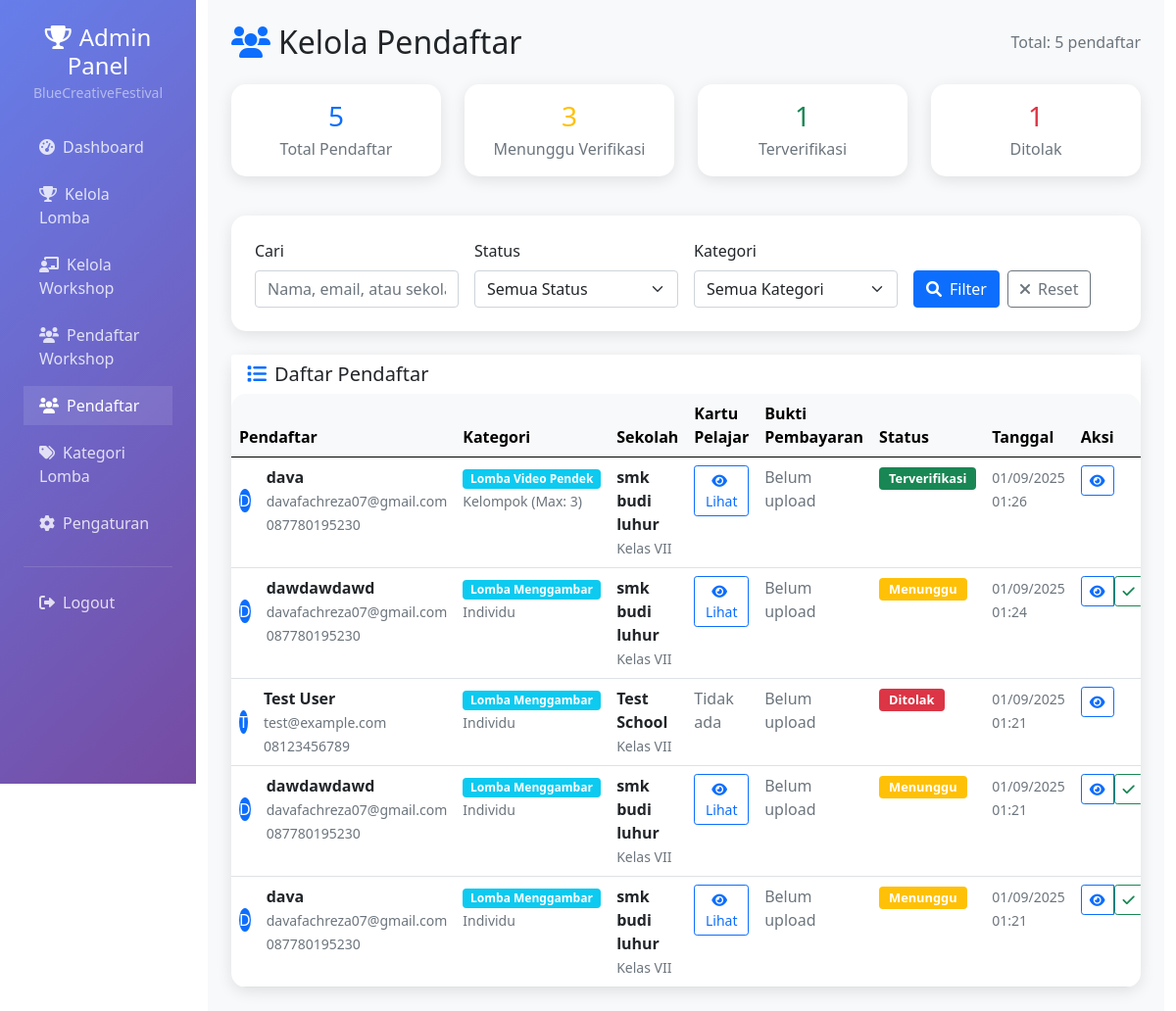
Screenshot of /admin/pendaftar.php (signed in) with the database file from the repository.
### tables this page shows
CREATE TABLE `pendaftar` (
  `id` varchar(20) NOT NULL,
  `nama` varchar(100) NOT NULL,
  `email` varchar(100) NOT NULL,
  `telepon` varchar(20) NOT NULL,
  `sekolah` varchar(100) NOT NULL,
  `kelas` enum('VII','VIII','IX') NOT NULL,
  `alamat` text NOT NULL,
  `kategori_lomba_id` int NOT NULL,
  `foto_kartu_pelajar` varchar(255) DEFAULT NULL,
  `status` enum('pending','confirmed','rejected') DEFAULT 'pending',
  `catatan_admin` text,
  `created_at` timestamp NULL DEFAULT CURRENT_TIMESTAMP
);

CREATE TABLE `kategori_lomba` (
  `id` int NOT NULL,
  `nama` varchar(100) NOT NULL,
  `deskripsi` text,
  `biaya` decimal(10,2) NOT NULL,
  `icon` varchar(50) DEFAULT NULL,
  `jenis_lomba` enum('individu','kelompok') DEFAULT 'individu',
  `max_peserta` int DEFAULT '1',
  `status` enum('aktif','nonaktif') DEFAULT 'aktif',
  `created_at` timestamp NULL DEFAULT CURRENT_TIMESTAMP
);

### admin/pendaftar.php (the view, shortened to what the rows shown need)
<?php
require_once 'check_auth.php';
$db = getDB();
$where_conditions = [];
$params = [];
$where_clause = !empty($where_conditions) ? 'WHERE ' . implode(' AND ', $where_conditions) : '';
$query = "
    SELECT p.*, kl.nama as kategori_nama, kl.jenis_lomba, kl.max_peserta,
           pay.bukti_transfer, pay.status as status_pembayaran, pay.metode_pembayaran
    FROM pendaftar p
    JOIN kategori_lomba kl ON p.kategori_lomba_id = kl.id
    LEFT JOIN pembayaran pay ON p.id = pay.pendaftar_id
    $where_clause
    ORDER BY p.created_at DESC
";
$pendaftar_list = $db->fetchAll($query, $params);
?>
<!DOCTYPE html>
<html lang="id">
<head>
    <link href="../bootstrap-5.0.2-dist/css/bootstrap.min.css" rel="stylesheet">
    <link rel="stylesheet" href="https://cdnjs.cloudflare.com/ajax/libs/font-awesome/6.0.0/css/all.min.css">
    <link rel="stylesheet" href="https://cdnjs.cloudflare.com/ajax/libs/animate.css/4.1.1/animate.min.css">
</head>
<body>
    <div class="container-fluid">
        <div class="row">
            <div class="col-md-9 col-lg-10">
                <div class="admin-content p-4">
                    <div class="d-flex justify-content-between align-items-center mb-4">
                        <h2 class="mb-0">
                            <i class="fas fa-users me-2 text-primary"></i>Kelola Pendaftar
                        </h2>
                    </div>
                    <div class="card">
                        <div class="card-body p-0">
                            <div class="table-responsive">
                                <table class="table table-hover mb-0">
                                    <thead class="table-light">
                                        <tr>
                                            <th>Pendaftar</th>
                                            <th>Kategori</th>
                                            <th>Sekolah</th>
                                            <th>Kartu Pelajar</th>
                                            <th>Bukti Pembayaran</th>
                                            <th>Status</th>
                                            <th>Tanggal</th>
                                            <th>Aksi</th>
                                        </tr>
                                    </thead>
                                    <tbody>
                                        <?php if (empty($pendaftar_list)): ?>
                                            <tr>
                                                <td colspan="7" class="text-center py-4">
                                                    <i class="fas fa-inbox fa-2x text-muted mb-3"></i>
                                                    <p class="text-muted">Tidak ada data pendaftar</p>
                                                </td>
                                            </tr>
                                        <?php else: ?>
                                            <?php foreach ($pendaftar_list as $pendaftar): ?>
                                            <tr>
                                                <td>
                                                    <div class="d-flex align-items-center">
                                                        <div class="avatar-sm bg-primary text-white rounded-circle d-flex align-items-center justify-content-center me-3">
                                                            <?= strtoupper(substr($pendaftar['nama'], 0, 1)) ?>
                                                        </div>
                                                        <div>
                                                            <div class="fw-bold"><?= htmlspecialchars($pendaftar['nama']) ?></div>
                                                            <small class="text-muted"><?= htmlspecialchars($pendaftar['email']) ?></small>
                                                            <br>
                                                            <small class="text-muted"><?= htmlspecialchars($pendaftar['telepon']) ?></small>
                                                        </div>
                                                    </div>
                                                </td>
                                                <td>
                                                    <div>
                                                        <span class="badge bg-info"><?= htmlspecialchars($pendaftar['kategori_nama']) ?></span>
                                                        <br>
                                                        <small class="text-muted">
                                                            <?= ucfirst($pendaftar['jenis_lomba'] ?? 'individu') ?>
                                                            <?php if (($pendaftar['jenis_lomba'] ?? 'individu') == 'kelompok'): ?>
                                                                (Max: <?= $pendaftar['max_peserta'] ?? 1 ?>)
                                                            <?php endif; ?>
                                                        </small>
                                                    </div>
                                                </td>
                                                <td>
                                                    <div>
                                                        <div class="fw-bold"><?= htmlspecialchars($pendaftar['sekolah']) ?></div>
                                                        <small class="text-muted">Kelas <?= $pendaftar['kelas'] ?></small>
                                                    </div>
                                                </td>
                                                <td>
                                                    <?php if (!empty($pendaftar['foto_kartu_pelajar'])): ?>
                                                        <button class="btn btn-sm btn-outline-primary"
                                                                data-bs-toggle="modal"
                                                                data-bs-target="#kartuPelajarModal"
                                                                data-image="<?= htmlspecialchars($pendaftar['foto_kartu_pelajar']) ?>"
                                                                data-nama="<?= htmlspecialchars($pendaftar['nama']) ?>">
                                                            <i class="fas fa-eye me-1"></i>Lihat
                                                        </button>
                                                    <?php else: ?>
                                                        <span class="text-muted">Tidak ada</span>
                                                    <?php endif; ?>
                                                </td>
                                                <td>
                                                    <?php if (!empty($pendaftar['bukti_transfer'])): ?>
                                                        <div class="d-flex flex-column gap-1">
                                                            <button class="btn btn-sm btn-outline-success"
                                                                    data-bs-toggle="modal"
                                                                    data-bs-target="#buktiPembayaranModal"
                                                                    data-image="<?= htmlspecialchars($pendaftar['bukti_transfer']) ?>"
                                                                    data-nama="<?= htmlspecialchars($pendaftar['nama']) ?>"
                                                                    data-metode="<?= htmlspecialchars($pendaftar['metode_pembayaran'] ?? '') ?>"
                                                                    data-status="<?= htmlspecialchars($pendaftar['status_pembayaran'] ?? '') ?>">
                                                                <i class="fas fa-receipt me-1"></i>Lihat Bukti
                                                            </button>
                                                            <small class="text-muted">
                                                                <?= ucfirst($pendaftar['metode_pembayaran'] ?? '') ?>
                                                            </small>
                                                            <span class="badge bg-<?= ($pendaftar['status_pembayaran'] ?? '') == 'success' ? 'success' : (($pendaftar['status_pembayaran'] ?? '') == 'pending' ? 'warning' : 'danger') ?>">
                                                                <?= ucfirst($pendaftar['status_pembayaran'] ?? 'pending') ?>
                                                            </span>
                                                        </div>
                                                    <?php else: ?>
                                                        <span class="text-muted">Belum upload</span>
                                                    <?php endif; ?>
                                                </td>
                                                <td>
                                                    <?php if ($pendaftar['status'] == 'pending'): ?>
                                                        <span class="badge bg-warning status-badge">Menunggu</span>
                                                    <?php elseif ($pendaftar['status'] == 'confirmed'): ?>
                                                        <span class="badge bg-success status-badge">Terverifikasi</span>
                                                    <?php else: ?>
                                                        <span class="badge bg-danger status-badge">Ditolak</span>
                                                    <?php endif; ?>
                                                </td>
                                                <td>
                                                    <small class="text-muted">
                                                        <?= date('d/m/Y H:i', strtotime($pendaftar['created_at'])) ?>
                                                    </small>
                                                </td>
                                                <td>
                                                    <div class="btn-group" role="group">
                                                        <a href="detail_pendaftar.php?id=<?= $pendaftar['id'] ?>"
                                                           class="btn btn-sm btn-outline-primary" title="Detail">
                                                            <i class="fas fa-eye"></i>
                                                        </a>
                                                        <?php if ($pendaftar['status'] == 'pending'): ?>
                                                            <form method="POST" action="" class="d-inline"
                                                                  onsubmit="return confirm('Verifikasi pendaftaran ini?')">
                                                                <button type="submit" class="btn btn-sm btn-outline-success" title="Verifikasi">
                                                                    <i class="fas fa-check"></i>
                                                                </button>
                                                            </form>
                                                        <?php endif; ?>
                                                    </div>
                                                </td>
                                            </tr>
                                            <?php endforeach; ?>
                                        <?php endif; ?>
                                    </tbody>
                                </table>
                            </div>
                        </div>
                    </div>
                </div>
            </div>
        </div>
    </div>
</body>
</html>

### rows the page displays
pendaftar: nama "D", nama "dava", email "davafachreza07@gmail.com", telepon "087780195230", kategori_lomba.nama "Lomba Video Pendek", kategori_lomba.jenis_lomba "Kelompok", kategori_lomba.max_peserta "3", sekolah "smk budi luhur", kelas "VII", status "Terverifikasi", created_at "01/09/2025 01:26"
pendaftar: nama "D", nama "dawdawdawd", email "davafachreza07@gmail.com", telepon "087780195230", kategori_lomba.nama "Lomba Menggambar", kategori_lomba.jenis_lomba "Individu", sekolah "smk budi luhur", kelas "VII", status "Menunggu", created_at "01/09/2025 01:24"
pendaftar: nama "T", nama "Test User", email "test@example.com", telepon "08123456789", kategori_lomba.nama "Lomba Menggambar", kategori_lomba.jenis_lomba "Individu", sekolah "Test School", kelas "VII", foto_kartu_pelajar "Tidak ada", status "Ditolak", created_at "01/09/2025 01:21"
pendaftar: nama "D", nama "dawdawdawd", email "davafachreza07@gmail.com", telepon "087780195230", kategori_lomba.nama "Lomba Menggambar", kategori_lomba.jenis_lomba "Individu", sekolah "smk budi luhur", kelas "VII", status "Menunggu", created_at "01/09/2025 01:21"
pendaftar: nama "D", nama "dava", email "davafachreza07@gmail.com", telepon "087780195230", kategori_lomba.nama "Lomba Menggambar", kategori_lomba.jenis_lomba "Individu", sekolah "smk budi luhur", kelas "VII", status "Menunggu", created_at "01/09/2025 01:21"

### other values shown
$total_pendaftar "5"
$pending_pendaftar "3"
$confirmed_pendaftar "1"
$rejected_pendaftar "1"
